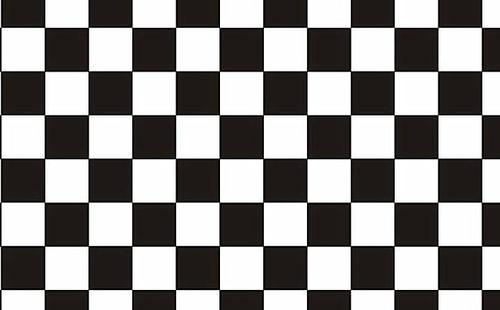
#> input picture jiao2.png, 500 x 310 px
$ python 4.py
#> lines starting #> are read from the running program, lines starting #| are printed output that depends on the picture
#!/usr/bin/env python
# coding: utf-8

# In[9]:


import math
import numpy as np
import cv2


# In[10]:


def gauss(size,sigma2):
    """生成任意尺寸的模板,第一位为尺寸，第二位为方差"""
    k = size//2
    row = []
    for i in range(size):
        x = pow(i-k,2)
        line = []
        for j in range(size):
            y = pow(j-k,2)
            gaosi = (math.exp(-(x + y)/(2 * sigma2)))/(2 * math.pi * sigma2)
            line.append(gaosi)
        row.append(line)
    s = np.sum(np.sum(row,axis = 1),axis = 0)#求和
    row = np.array(row)
    row /= s
    return row


# In[11]:


def convolution(size,gauss_,img):
    """尺寸，卷积核，图像路径，"""
    x,y = img.shape[:2]
    gauss_ = np.rot90(gauss_, 2)#旋转180度
    new_image = np.zeros((x-2*(size//2),y-2*(size//2)),dtype=int)
    new =[]
    for pos_x in range(size//2,x-size//2):
        new_line = []
        for pos_y in range(size//2,y-size//2):
                new0 = (img[pos_x-size//2:pos_x+size//2+1,pos_y-size//2:pos_y+size//2+1]*gauss_).sum()
                new_line.append(new0)
        new.append(new_line)
    new_image = np.array(new)
    return new_image


# In[12]:


def harris_CRF(jiao,size,k):
    """计算角点响应值"""
    S_x = [[-1,0,1],[-2,0,2],[-1,0,1]]
    S_y = [[1,2,1],[0,0,0],[-1,-2,-1]]
    I_x = convolution(3,S_x,jiao)
    cv2.imwrite(r"I_x.jpg", I_x)
    I_y = convolution(3,S_y,jiao)
    cv2.imwrite(r"I_y.jpg", I_y)
    ga = gauss(size,1)
    m1 = convolution(size,ga,I_x**2)
    cv2.imwrite(r"I_x2.jpg", m1)
    m2 = convolution(size,ga,I_x*I_y)
    cv2.imwrite(r"I_xy.jpg", m2)
    m4 = convolution(size,ga,I_y**2)
    CRF = (m1*m4 - m2**2)- k*((m1+m4)**2)
    return CRF


# In[13]:


def max_down(img,size):
    """非最大值抑制"""
    x,y = img.shape
    #print(img.max())
    find=[]
    for img_x in range(size//2,x-size//2):
        for img_y in range(size//2,y-size//2):
            flag = 0
            for i in range(-size//2,size//2+1):
                for j in range(-size//2,size//2+1):
                    if img[img_x+i,img_y+j] > img[img_x,img_y] or img[img_x,img_y] < img.max()*0.01:
                        flag = 1
                        img[img_x,img_y] = 0
                        break
                else:#跳出两个for循环
                    continue
                break
            if flag == 0:
                find.append([img_y,img_x])
    cv2.imwrite(r"crf2.jpg", img)
    return find


# In[21]:


def paint(img,find):
    """img为原图"""
    for i in find:
        i = [p+4 for p in i]
        new_i = tuple(i)
        #print(new_i)
        cv2.circle(img,new_i,10,(0, 0, 255),0)
    cv2.imwrite(r"paint.jpg", img)


# In[22]:


def main():
    jiao = cv2.imread(r'jiao2.png',0)
#> jiao: shape (310, 500); min 0, max 255, mean 135.8
    crf = harris_CRF(jiao,5,0.04)
#> after the loop in convolution, `for pos_x in range(size//2,x-size//2):`: new = 308 items
#> in harris_CRF, `cv2.imwrite(r"I_y.jpg", I_y)`:
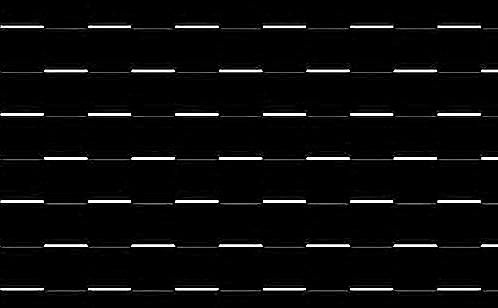
#> saved as I_y.jpg: shape (308, 498); min 0, max 255, mean 10.4
#> in harris_CRF, `cv2.imwrite(r"I_x2.jpg", m1)`:
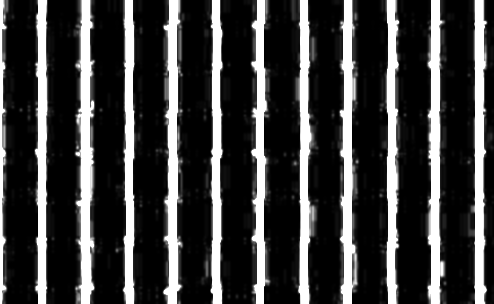
#> saved as I_x2.jpg: shape (304, 494); min 0, max 255, mean 62.1
#> call 4 of convolution, with size = 5, gauss_ = array of shape (5, 5)
#> in convolution (call 4), `new_image = np.array(new)`:
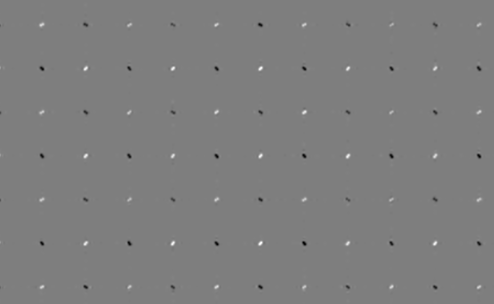
#> new_image: shape (304, 494) float64; min -102096.9, max 103186.2, mean -8.2; drawn with min black and max white
#> in convolution (call 5), `new_image = np.array(new)`:
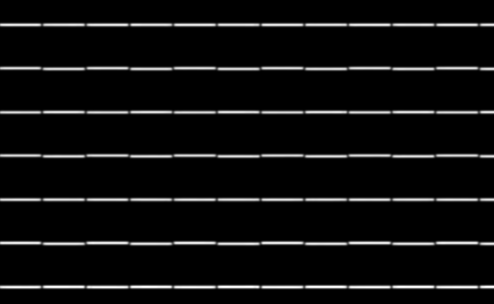
#> new_image: shape (304, 494) float64; min 0, max 598759.4, mean 34469.7; drawn with min black and max white
    find=max_down(crf,7)
#> after the loop in max_down, `for img_x in range(size//2,x-size//2):`:
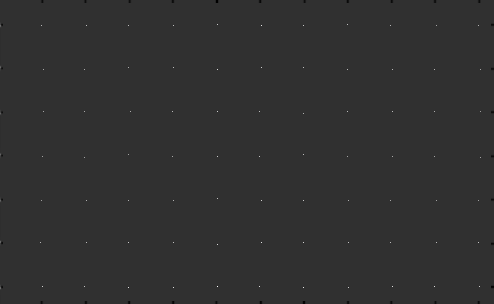
#> img: shape (304, 494) float64; min -1.54e+10, max 6.49e+10, mean 7587049.5; drawn with min black and max white
#> in max_down, `cv2.imwrite(r"crf2.jpg", img)`:
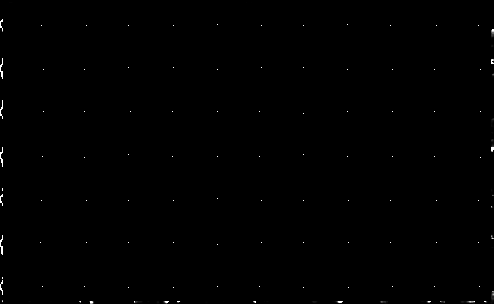
#> saved as crf2.jpg: shape (304, 494); min 0, max 255, mean 0.6
#> find = 77 pairs, first value 40 to 480, second value 24 to 287
    #print(find)
    yuantu = cv2.imread(r'jiao2.png')
#> yuantu is the input picture: shape (310, 500, 3); mean B, G, R 134.2, 135.5, 137.7
    paint(yuantu,find)
#> the loop in paint, `for i in find:` made 77 passes
#> new_i on passes 1 to 12: (221, 28), (351, 28), (45, 29), (90, 29), (132, 29), (177, 29), (265, 29), (307, 29), (394, 29), (440, 29), (482, 29), (132, 71)
#> after the loop in paint, `for i in find:`:
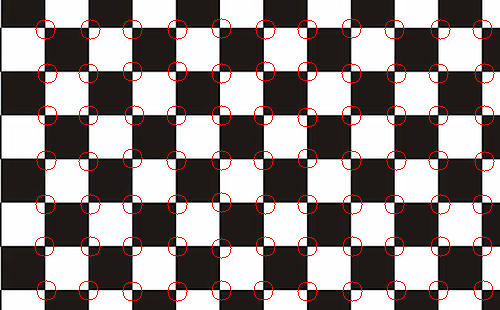
#> img: shape (310, 500, 3); mean B, G, R 130.5, 131.8, 141

if __name__ == '__main__':
    main()
